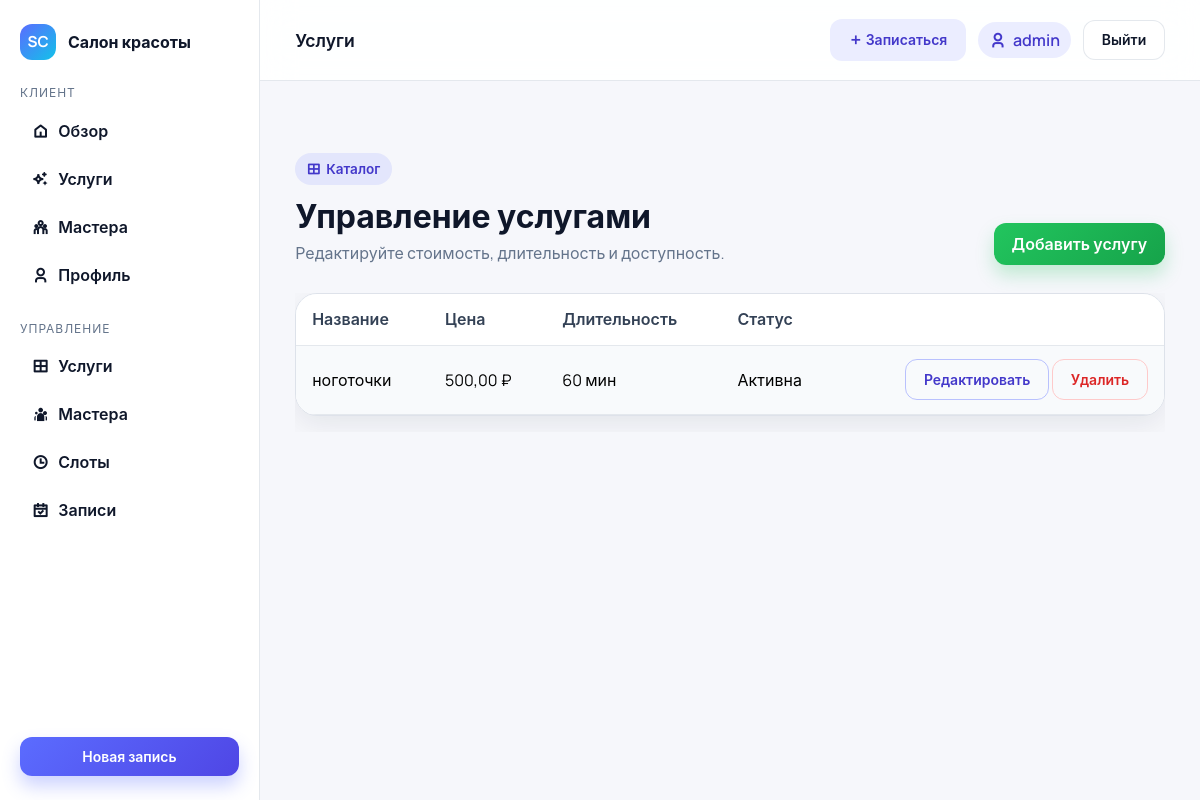
The page /services/admin/ (signed in) on the database as committed earlier.
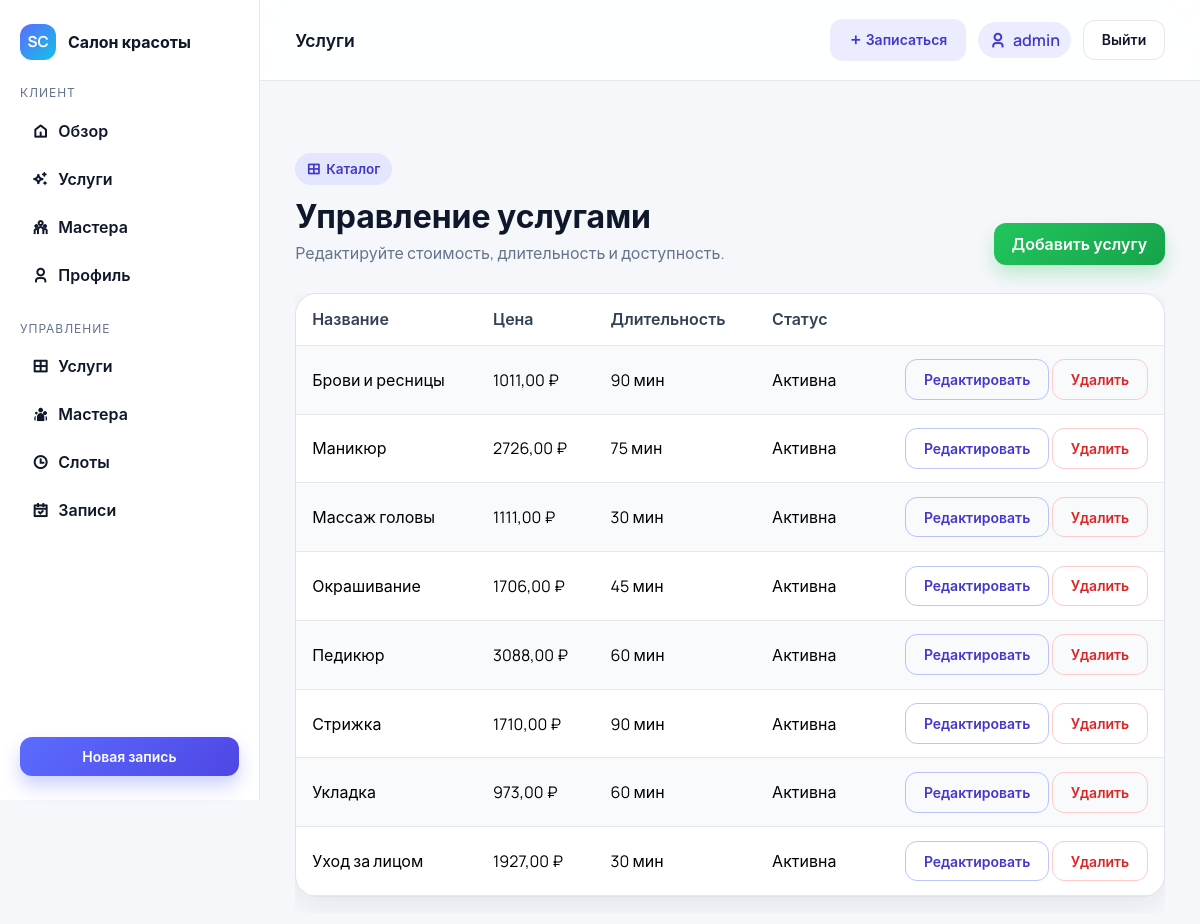
The same page on the database as committed later.
### accounts/models.py (models this page shows, shortened)
class User(AbstractUser):
    class Role(models.TextChoices):
        CLIENT = "client", "Клиент"
        MASTER = "master", "Мастер"
        ADMIN = "admin", "Администратор"
    role = models.CharField(
        max_length=20,
        choices=Role.choices,
        default=Role.CLIENT,
        help_text="Роль пользователя: клиент, мастер или администратор.",
    )
    phone = models.CharField(
        max_length=30,
        blank=True,
        help_text="Контактный телефон пользователя для связи.",
    )

### services/models.py (models this page shows, shortened)
class Service(models.Model):
    name = models.CharField(max_length=120, help_text="Название услуги.")
    description = models.TextField(help_text="Подробное описание услуги.")
    duration_minutes = models.PositiveIntegerField(
        help_text="Длительность услуги в минутах."
    )
    price = models.DecimalField(
        max_digits=10,
        decimal_places=2,
        help_text="Стоимость услуги в рублях.",
    )
    is_active = models.BooleanField(
        default=True,
        help_text="Признак активности услуги для бронирования.",
    )
    class Meta:
        ordering = ["name"]
        verbose_name = "Услуга"
        verbose_name_plural = "Услуги"

### services/views.py (the view)
# urls.py: path("admin/", service_admin_list, name="admin_list"),
@login_required
@user_passes_test(_is_admin)
def service_admin_list(request):
    services = Service.objects.all()
    return render(request, "services/service_admin_list.html", {"services": services})

### services/views.py (called while the page is built)
def _is_admin(user):
    return user.is_authenticated and (user.is_staff or getattr(user, "is_admin", False))

### templates/services/service_admin_list.html (shortened to what this page needs)
{% extends "base_dashboard.html" %}
{% block topbar_title %}Услуги{% endblock %}
{% block content %}
<section class="section">
  <div class="section-head">
    <div>
      <span class="eyebrow"><i class="ri-layout-grid-line"></i> Каталог</span>
      <h2 class="section-title">Управление услугами</h2>
      <p class="section-subtitle">Редактируйте стоимость, длительность и доступность.</p>
    </div>
    <a class="btn btn-success" href="{% url 'services:create' %}">Добавить услугу</a>
  </div>
  <div class="table-responsive">
    <table class="table table-striped">
      <thead>
        <tr>
          <th>Название</th>
          <th>Цена</th>
          <th>Длительность</th>
          <th>Статус</th>
          <th></th>
        </tr>
      </thead>
      <tbody>
        {% for service in services %}
        <tr>
          <td>{{ service.name }}</td>
          <td>{{ service.price }} ₽</td>
          <td>{{ service.duration_minutes }} мин</td>
          <td>{% if service.is_active %}Активна{% else %}Скрыта{% endif %}</td>
          <td class="text-end">
            <a class="btn btn-sm btn-outline-primary" href="{% url 'services:update' service.pk %}">Редактировать</a>
            <a class="btn btn-sm btn-outline-danger" href="{% url 'services:delete' service.pk %}">Удалить</a>
          </td>
        </tr>
        {% empty %}
        <tr><td colspan="5">Услуги отсутствуют.</td></tr>
        {% endfor %}
      </tbody>
    </table>
  </div>
</section>
{% endblock %}

### templates/base_dashboard.html (shortened to what this page needs)
{% load static %}
<!doctype html>
<html lang="ru">
  <head>
    <link href="https://cdn.jsdelivr.net/npm/bootstrap@5.3.3/dist/css/bootstrap.min.css" rel="stylesheet">
    <link href="https://cdn.jsdelivr.net/npm/remixicon@4.3.0/fonts/remixicon.css" rel="stylesheet">
    <link href="{% static 'css/app.css' %}" rel="stylesheet">
  </head>
  <body class="app-body body-dashboard">
    <div class="dashboard-shell">
      <aside class="dashboard-sidebar">
        <div class="sidebar-brand">
          <span class="brand-mark">SC</span>
          Салон красоты
        </div>
        <div>
          <p class="sidebar-section">Клиент</p>
          <nav class="sidebar-nav">
            <a class="sidebar-link" href="{% url 'appointments:dashboard' %}"><i class="ri-home-5-line"></i> Обзор</a>
            <a class="sidebar-link" href="{% url 'services:list' %}"><i class="ri-sparkling-line"></i> Услуги</a>
            <a class="sidebar-link" href="{% url 'masters:list' %}"><i class="ri-team-line"></i> Мастера</a>
            <a class="sidebar-link" href="{% url 'accounts:profile' %}"><i class="ri-user-3-line"></i> Профиль</a>
          </nav>
        </div>
        {% if user.is_staff %}
          <div>
            <p class="sidebar-section">Управление</p>
            <nav class="sidebar-nav">
              <a class="sidebar-link" href="{% url 'services:admin_list' %}"><i class="ri-layout-grid-line"></i> Услуги</a>
              <a class="sidebar-link" href="{% url 'masters:admin_list' %}"><i class="ri-team-fill"></i> Мастера</a>
              <a class="sidebar-link" href="{% url 'masters:slot_list' %}"><i class="ri-time-line"></i> Слоты</a>
              <a class="sidebar-link" href="{% url 'appointments:admin_list' %}"><i class="ri-calendar-check-line"></i> Записи</a>
            </nav>
          </div>
        {% endif %}
        <div class="sidebar-footer">
          <a class="btn btn-primary btn-sm w-100" href="{% url 'services:list' %}">Новая запись</a>
        </div>
      </aside>
      <div class="dashboard-main">
        <header class="dashboard-topbar">
          <p class="topbar-title">{% block topbar_title %}Личный кабинет{% endblock %}</p>
          <div class="topbar-actions">
            <a class="btn btn-soft btn-sm" href="{% url 'services:list' %}"><i class="ri-add-line"></i> Записаться</a>
            <span class="user-chip"><i class="ri-user-3-line"></i> {{ user.get_full_name|default:user.username }}</span>
            <a class="btn btn-ghost btn-sm" href="{% url 'accounts:logout' %}">Выйти</a>
          </div>
        </header>
        <main class="dashboard-content">
          {% block content %}{% endblock %}
        </main>
      </div>
    </div>
  </body>
</html>

Rows that differ between the two databases and show on the page:
removed Service: name "ноготочки", price "500,00", duration_minutes "60", is_active "Активна"
added Service: name "Брови и ресницы", price "1011,00", duration_minutes "90", is_active "Активна"
added Service: name "Маникюр", price "2726,00", duration_minutes "75", is_active "Активна"
added Service: name "Массаж головы", price "1111,00", duration_minutes "30", is_active "Активна"
added Service: name "Окрашивание", price "1706,00", duration_minutes "45", is_active "Активна"
added Service: name "Педикюр", price "3088,00", duration_minutes "60", is_active "Активна"
added Service: name "Стрижка", price "1710,00", duration_minutes "90", is_active "Активна"
added Service: name "Укладка", price "973,00", duration_minutes "60", is_active "Активна"
added Service: name "Уход за лицом", price "1927,00", duration_minutes "30", is_active "Активна"
